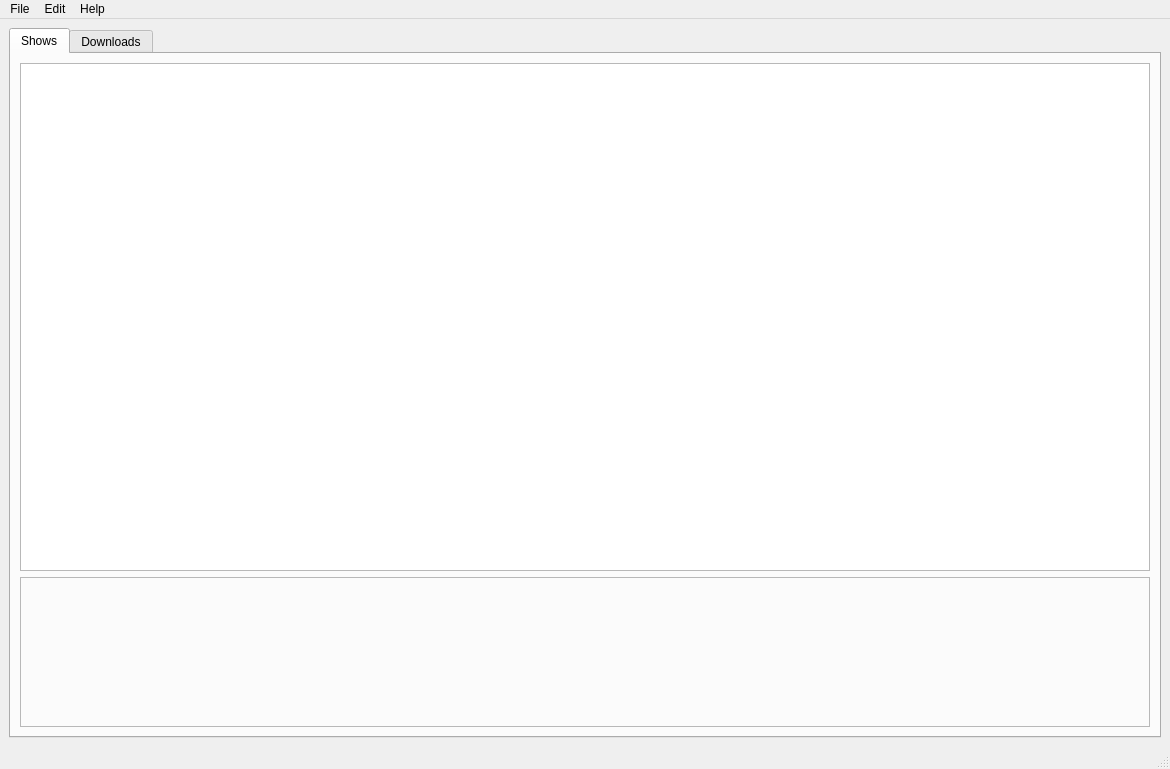
<?xml version="1.0" encoding="UTF-8"?>
<ui version="4.0">
 <class>main_window</class>
 <widget class="QMainWindow" name="main_window">
  <property name="geometry">
   <rect>
    <x>0</x>
    <y>0</y>
    <width>1170</width>
    <height>769</height>
   </rect>
  </property>
  <property name="windowTitle">
   <string>qtoutv</string>
  </property>
  <widget class="QWidget" name="centralwidget">
   <layout class="QHBoxLayout" name="horizontalLayout">
    <item>
     <widget class="QTabWidget" name="main_tabs">
      <property name="currentIndex">
       <number>0</number>
      </property>
      <widget class="QWidget" name="tab">
       <attribute name="title">
        <string>Shows</string>
       </attribute>
       <layout class="QVBoxLayout" name="verticalLayout">
        <item>
         <widget class="QTreeView" name="shows_treeview"/>
        </item>
        <item>
         <widget class="QFrame" name="infos_frame">
          <property name="minimumSize">
           <size>
            <width>0</width>
            <height>150</height>
           </size>
          </property>
          <property name="frameShape">
           <enum>QFrame::StyledPanel</enum>
          </property>
          <property name="frameShadow">
           <enum>QFrame::Raised</enum>
          </property>
         </widget>
        </item>
       </layout>
      </widget>
      <widget class="QWidget" name="tab_2">
       <attribute name="title">
        <string>Downloads</string>
       </attribute>
       <layout class="QVBoxLayout" name="verticalLayout_2">
        <item>
         <widget class="QTableView" name="downloads_table"/>
        </item>
       </layout>
      </widget>
     </widget>
    </item>
   </layout>
  </widget>
  <widget class="QStatusBar" name="statusbar"/>
  <widget class="QMenuBar" name="menubar">
   <property name="geometry">
    <rect>
     <x>0</x>
     <y>0</y>
     <width>1170</width>
     <height>29</height>
    </rect>
   </property>
   <widget class="QMenu" name="menuFile">
    <property name="title">
     <string>File</string>
    </property>
    <addaction name="action_quit"/>
   </widget>
   <widget class="QMenu" name="menuEdit">
    <property name="title">
     <string>Edit</string>
    </property>
    <addaction name="action_preferences"/>
   </widget>
   <widget class="QMenu" name="menuAbout">
    <property name="title">
     <string>Help</string>
    </property>
    <addaction name="action_about"/>
   </widget>
   <addaction name="menuFile"/>
   <addaction name="menuEdit"/>
   <addaction name="menuAbout"/>
  </widget>
  <action name="action_quit">
   <property name="text">
    <string>Quit</string>
   </property>
  </action>
  <action name="action_preferences">
   <property name="text">
    <string>Preferences</string>
   </property>
  </action>
  <action name="action_about">
   <property name="text">
    <string>About</string>
   </property>
  </action>
 </widget>
 <resources/>
 <connections/>
</ui>
